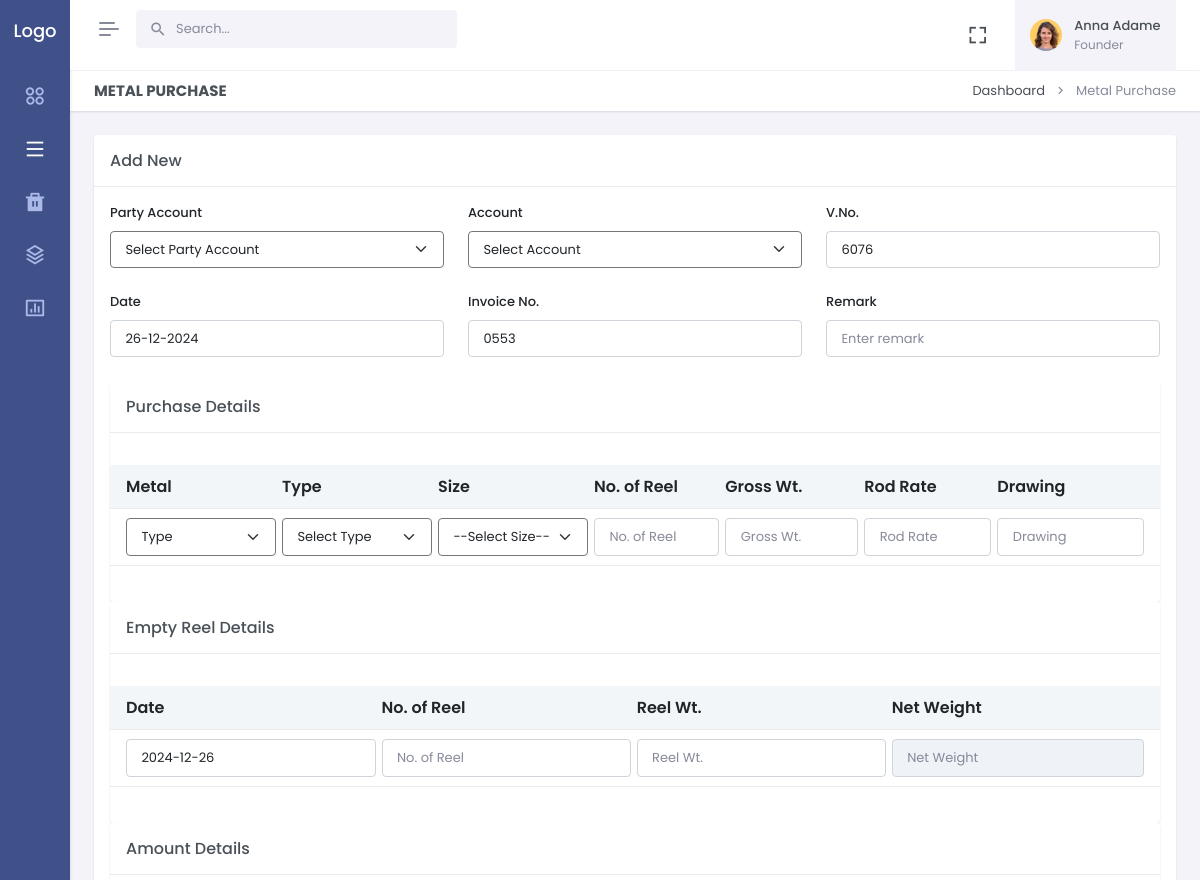
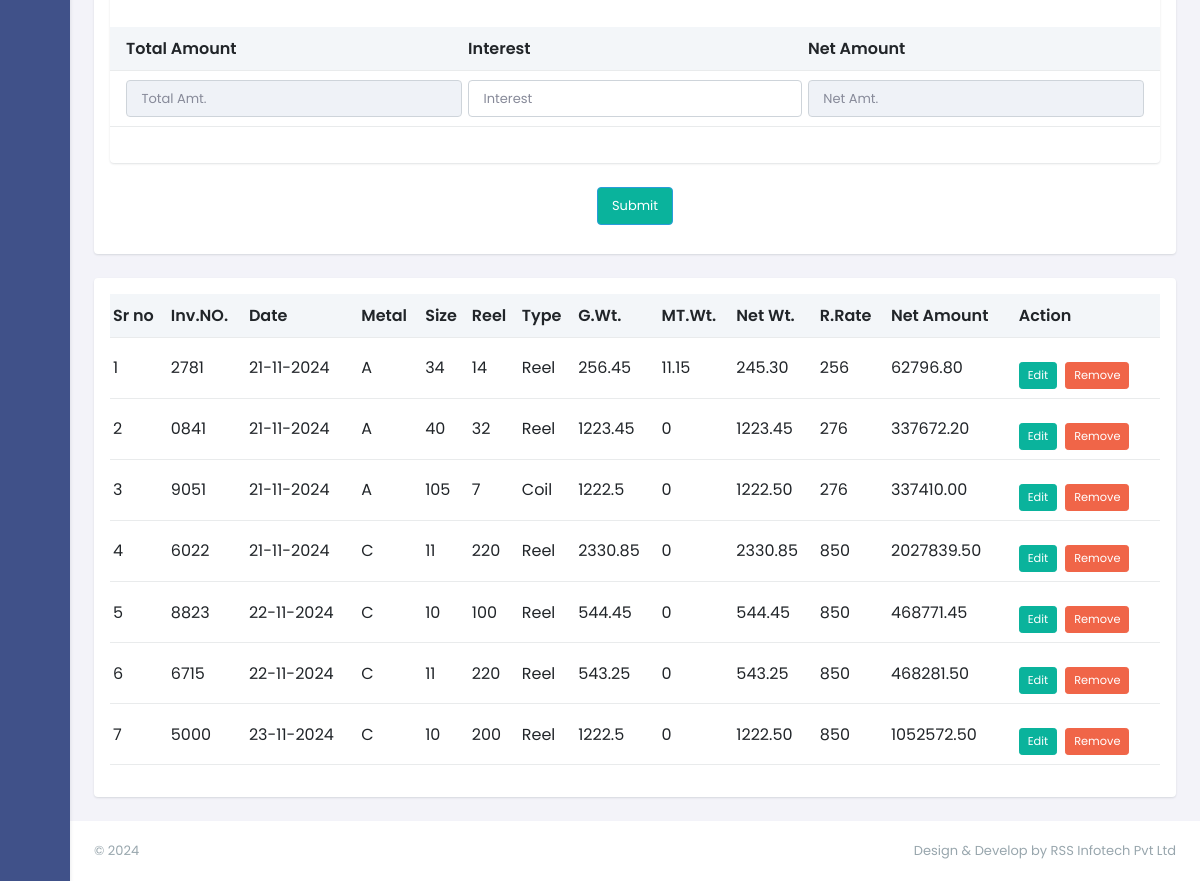
The app's page /metalPurchaselot.php (signed in) with its own data (2 pictures, top to bottom).
### tables this page shows
CREATE TABLE `purchaseLotWise` (
  `id` int(11) NOT NULL,
  `partyAccount` char(255) DEFAULT NULL,
  `accountName` char(255) DEFAULT NULL,
  `voucherNo` bigint(20) DEFAULT NULL,
  `cDate` char(255) DEFAULT NULL,
  `invoiceNo` char(255) DEFAULT NULL,
  `remark` char(255) DEFAULT NULL,
  `metal` char(255) DEFAULT NULL,
  `type` char(255) DEFAULT NULL,
  `typeSize` char(255) DEFAULT NULL,
  `noOfReel` bigint(20) DEFAULT NULL,
  `grossWt` char(255) DEFAULT NULL,
  `rodRate` bigint(20) DEFAULT NULL,
  `drawing` int(11) DEFAULT NULL,
  `emptyDate` char(255) DEFAULT NULL,
  `emptyNoOfReel` int(11) DEFAULT NULL,
  `reelWt` char(255) DEFAULT NULL,
  `netWeight` char(255) DEFAULT NULL,
  `totalAmount` int(11) DEFAULT NULL,
  `interest` int(11) DEFAULT NULL,
  `netAmount` char(255) DEFAULT NULL
);

### metalPurchaselot.php (the view, shortened to what this page needs)
<?php
include_once('config.php');
$sql3 = "SELECT * FROM purchaseLotWise";
$result3 = $conn->query($sql3);
?>
<div id="layout-wrapper">
	<?php include_once('include/header.php'); ?>
	<?php include_once('include/left-side-menu.php'); ?>
	<div class="main-content">
		<div class="page-content">
			<div class="container-fluid">
				<div class="row">
					<div class="col-12">
						<div class="page-title-box d-sm-flex align-items-center justify-content-between">
							<h4 class="mb-sm-0">Metal Purchase</h4>
							<div class="page-title-right">
								<ol class="breadcrumb m-0">
									<li class="breadcrumb-item"><a href="./dashboard.php">Dashboard</a> </li>
									<li class="breadcrumb-item active">Metal Purchase</li>
								</ol>
							</div>
						</div>
					</div>
				</div>
				<div class="row" id="addNewPurchase">
					<div class="col-xxl-12">
						<div class="card">
							<div class="card-header align-items-center d-flex">
								<h4 class="card-title mb-0 flex-grow-1">Add New </h4>
							</div>
							<div class="card-body">
								<div class="live-preview">
									<form action="" method="post">
										<div class="row">
											<div class="col-lg-4">
												<div class="mb-4">
													<label class="form-label">Party Account</label>
													<select id="vendorList" name="partyAccountName" class="form-select" onChange="selectPartyAccount(this.value)" required>
														<option value="">Select Party Account</option>
													</select>
												</div>
											</div>
											<div class="col-lg-4">
												<div class="mb-4">
													<label class="form-label">Account</label>
													<select name="accountName" id="accountName" class="form-select" required>
														<option value="">Select Account</option>
													</select>
												</div>
											</div>
											<div class="col-lg-4">
												<div class="mb-4">
													<label for="" class="form-label">V.No.</label>
													<?php
													$rand = rand(999, 100);
													$vNo = substr(strtotime(date('h:i:s')) + $rand, -4);
													?>
													<input type="text" class="form-control" name="voucherNo" placeholder="Enter V.No." value="<?php echo $vNo; ?>" required />
												</div>
											</div>
											<div class="col-lg-4">
												<div class="mb-4">
													<label for="StartleaveDate" class="form-label">Date</label>
													<input type="text" class="form-control" name="cDate" value="<?php echo date('d-m-Y'); ?>" required />
												</div>
											</div>
											<div class="col-lg-4">
												<div class="mb-4">
													<?php
													$rand1 = rand(9999, 1000);
													$invoiceNo = substr(strtotime(date('h:i:s')) + $rand1,-4);
													?>
													<label for="" class="form-label">Invoice No.</label>
													<input type="text" class="form-control" name="invoiceNo" placeholder="Enter Invoice No." value="<?php echo $invoiceNo; ?>" required />
												</div>
											</div>
											<div class="col-lg-4">
												<div class="mb-4">
													<label for="" class="form-label">Remark</label>
													<input type="text" class="form-control" name="remark" placeholder="Enter remark" id="" />
												</div>
											</div>
										</div>
										<div class="row">
											<div class="col-lg-12">
												<div class="card mb-0">
													<div class="card-header align-items-center d-flex">
														<h4 class="card-title mb-0 flex-grow-1">Purchase Details</h4>
													</div>
													<div class="card-body">
														<div id="customerList">
															<div class="table-responsive table-card mt-3 mb-1">
																<table class="table align-middle table-nowrap" id="customerTable">
																	<thead class="table-light">
																		<tr>
																			<th>Metal</th>
																			<th>Type</th>
																			<th>Size</th>
																			<th>No. of Reel</th>
																			<th>Gross Wt.</th>
																			<th>Rod Rate</th>
																			<th>Drawing</th>
																		</tr>
																	</thead>
																	<tbody class="list form-check-all">
																		<tr>
																			<td>
																				<div class="form-group">
																					<select id="typeList" name="metalType" class="form-select" onChange="createType(this.value)" style="width:150px;" required>
																						<option value="">Type</option>
																					</select>
																				</div>
																			</td>
																			<td>
																				<div class="form-group" id="textarea1">
																					<select id="iteamList0" class="form-select" name="type" style="width:150px;" required1>
																						<option value="">Select Type</option>
																					</select>
																				</div>
																			</td>
																			<td>
    <div class="form-group">
        <select id="sizeTypeList" name="sizeType" class="form-select" onChange="createSize(this.value)" style="width:150px;" required>
            <option value="">--Select Size--</option>
        </select>
    </div>
</td>
																			<td>
																				<div class="form-group" id="">
																					<input type="text" class="form-control" name="noOfReel" placeholder="No. of Reel"  required1 />
																				</div>
																			</td>
																			<td>
																				<div class="form-group">
																					<input type="text" class="form-control" id="grossWt" name="grossWt" placeholder="Gross Wt."  required />
																				</div>
																			</td>
																			<td>
																				<div class="form-group" id="">
																					<input type="text" class="form-control" name="rRateField" id="rRateField" placeholder="Rod Rate" required1 />
																				</div>
																			</td>
																			<td>
																				<div class="form-group" id="">
																					<input type="text" class="form-control" name="sizeField" id="sizeField" placeholder="Drawing" required1 />
																				</div>
																			</td>
																		</tr>
																	</tbody>
																</table>
															</div>
														</div>
													</div>
												</div>
											</div>
										</div>
										<div class="row">
											<div class="col-lg-12">
												<div class="card mb-0">
													<div class="card-header align-items-center d-flex">
														<h4 class="card-title mb-0 flex-grow-1">Empty Reel Details</h4>
													</div>
													<div class="card-body">
														<div id="customerList">
															<div class="table-responsive table-card mt-3 mb-1">
																<table class="table align-middle table-nowrap" id="customerTable">
																	<thead class="table-light">
																		<tr>
																			<th>Date</th>
																			<th>No. of Reel</th>
																			<th>Reel Wt.</th>
																			<th>Net Weight</th>
																		</tr>
																	</thead>
																	<tbody class="list form-check-all">
																		<td>
																			<div class="form-group" id="">
																				<input type="text" class="form-control" name="currentDate" value="<?php echo date('Y-m-d'); ?>" required1 />
																			</div>
																		</td>
																		<td>
																			<div class="form-group" id="">
																				<input type="text" class="form-control" name="emptyNoOfReel" placeholder="No. of Reel" required1 />
																			</div>
																		</td>
																		<td>
																			<div class="form-group">
																				<input type="text" class="form-control" id="reelWt" name="reelWt" placeholder="Reel Wt." required oninput="calculateNetWeight()" />
																			</div>
																		</td>
																		<td>
																			<div class="form-group">
																				<input type="text" class="form-control" id="netWeight" name="netWeight" placeholder="Net Weight" readonly />
																			</div>
																		</td>
																	</tbody>
																</table>
															</div>
														</div>
													</div>
												</div>
											</div>
										</div>
										<div class="row">
											<div class="col-lg-12">
												<div class="card mb-0">
													<div class="card-header align-items-center d-flex">
														<h4 class="card-title mb-0 flex-grow-1">Amount Details</h4>
													</div>
													<div class="card-body">
														<div id="customerList">
															<div class="table-responsive table-card mt-3 mb-1">
																<table class="table align-middle table-nowrap" id="customerTable">
																	<thead class="table-light">
																		<tr>
																			<th>Total Amount</th>
																			<th>Interest</th>
																			<th>Net Amount</th>
																		</tr>
																	</thead>
																	<tbody class="list form-check-all">
																		<td>
																			<div class="form-group">
																				<input type="text" class="form-control" name="totalAmount" id="totalAmount" placeholder="Total Amt." readonly />
																			</div>
																		</td>
																		<td>
																			<div class="form-group">
																				<input type="text" class="form-control" name="interestField" id="interestField" placeholder="Interest" oninput="calculateNetAmt()" required />
																			</div>
																		</td>
																		<td>
																			<div class="form-group">
																				<input type="text" class="form-control" name="netAmtField" id="netAmtField" placeholder="Net Amt." readonly />
																			</div>
																		</td>
																	</tbody>
																</table>
															</div>
														</div>
													</div>
												</div>
											</div>
											<div class="col-sm-12 mt-4 text-center">
												<input type="submit" name="main_submit" class="btn btn-info" style="background-color:#0ab39c;">
											</div>
										</div>
									</form>
								</div>
							</div>
						</div>
					</div>
				</div>
				<div class="row">
					<div class="col-lg-12">
						<div class="card">
							<div class="card-body">
								<div id="customerList">
									<div class="table-responsive">
										<table class="table align-middle table-nowrap" id="example">
											<thead class="table-light">
												<tr>
												    <th>Sr no</th>
													<th>Inv.NO.</th>
													<th>Date</th>
													<th>Metal</th>
													<th>Size</th>
													<th>Reel</th>
													<th>Type</th>
													<th>G.Wt.</th>
													<th>MT.Wt.</th>
													<th>Net Wt.</th>
													<th>R.Rate</th>
													<th>Net Amount</th>
													<th>Action</th>
												</tr>
											</thead>
											<tbody class="list form-check-all">
                                                <?php
                                                $a = 1;
                                                while($acountRow = $result3->fetch(PDO::FETCH_ASSOC)){
                                                    @extract($acountRow);
                                                ?>
												<tr>
												    <td><?php echo $a; ?></td>
													<td><?php echo $invoiceNo; ?></td>
													<td><?php echo $cDate; ?></td>
													<td><?php echo $metal; ?></td>
													<td><?php echo $typeSize; ?></td>
													<td><?php echo $noOfReel; ?></td>
													<td><?php echo $type; ?></td>
													<td><?php echo $grossWt; ?></td>
													<td><?php echo $reelWt; ?></td>
													<td><?php echo $netWeight; ?></td>
													<td><?php echo $rodRate; ?></td>
													<td><?php echo $netAmount; ?></td>
													<td>
														<div class="d-flex gap-2">
															<div class="edit">
																<a href="editMetalPurchaselot.php?MetalPurchaseId=<?php echo $id; ?>" class="btn btn-sm btn-success edit-item-btn" name="edit_category_item">Edit</a>
															</div>
															<div class="remove">
																<a href="?delMetalPurchaseId=<?php echo $id; ?>" onclick="return confirm('Are you sure you want to delete this item?')" class="btn btn-sm btn-danger remove-item-btn">Remove</a>
															</div>
														</div>
													</td>
												</tr>
                                                <?php $a++; } ?>
											</tbody>
										</table>
									</div>
								</div>
							</div>
						</div>
					</div>
				</div>
			</div>
		</div>
	</div>
	<?php include_once('include/footer.php'); ?>
	</body>
	</html>

### records on screen
purchaselotwise: invoiceNo "2781", cDate "21-11-2024", metal "A", typeSize "34", noOfReel "14", type "Reel", grossWt "256.45", reelWt "11.15", netWeight "245.30", rodRate "256", netAmount "62796.80"
purchaselotwise: invoiceNo "0841", cDate "21-11-2024", metal "A", typeSize "40", noOfReel "32", type "Reel", grossWt "1223.45", reelWt "0", netWeight "1223.45", rodRate "276", netAmount "337672.20"
purchaselotwise: invoiceNo "9051", cDate "21-11-2024", metal "A", typeSize "105", noOfReel "7", type "Coil", grossWt "1222.5", reelWt "0", netWeight "1222.50", rodRate "276", netAmount "337410.00"
purchaselotwise: invoiceNo "6022", cDate "21-11-2024", metal "C", typeSize "11", noOfReel "220", type "Reel", grossWt "2330.85", reelWt "0", netWeight "2330.85", rodRate "850", netAmount "2027839.50"
purchaselotwise: invoiceNo "8823", cDate "22-11-2024", metal "C", typeSize "10", noOfReel "100", type "Reel", grossWt "544.45", reelWt "0", netWeight "544.45", rodRate "850", netAmount "468771.45"
purchaselotwise: invoiceNo "6715", cDate "22-11-2024", metal "C", typeSize "11", noOfReel "220", type "Reel", grossWt "543.25", reelWt "0", netWeight "543.25", rodRate "850", netAmount "468281.50"
purchaselotwise: invoiceNo "5000", cDate "23-11-2024", metal "C", typeSize "10", noOfReel "200", type "Reel", grossWt "1222.5", reelWt "0", netWeight "1222.50", rodRate "850", netAmount "1052572.50"
